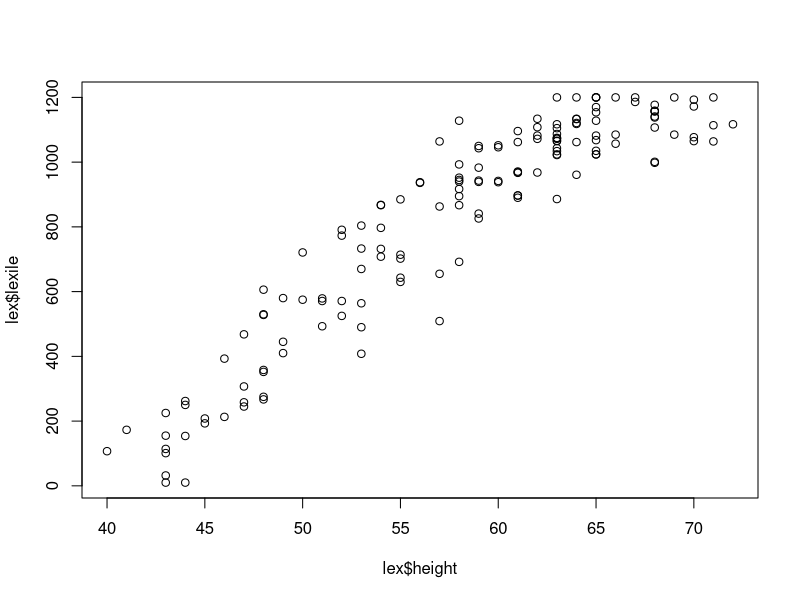
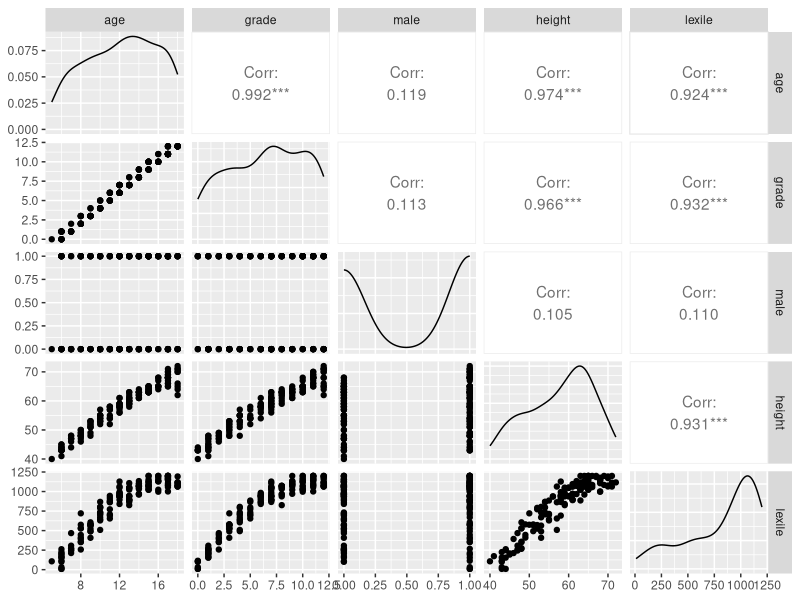
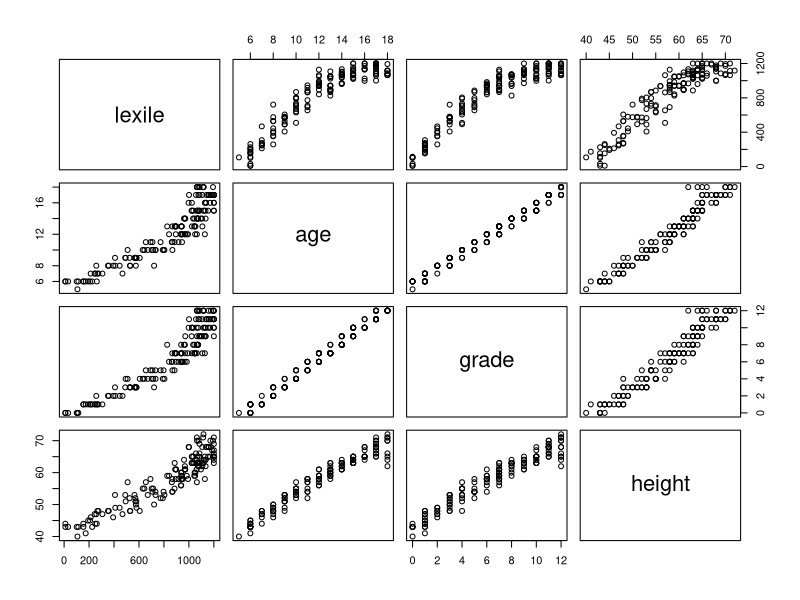
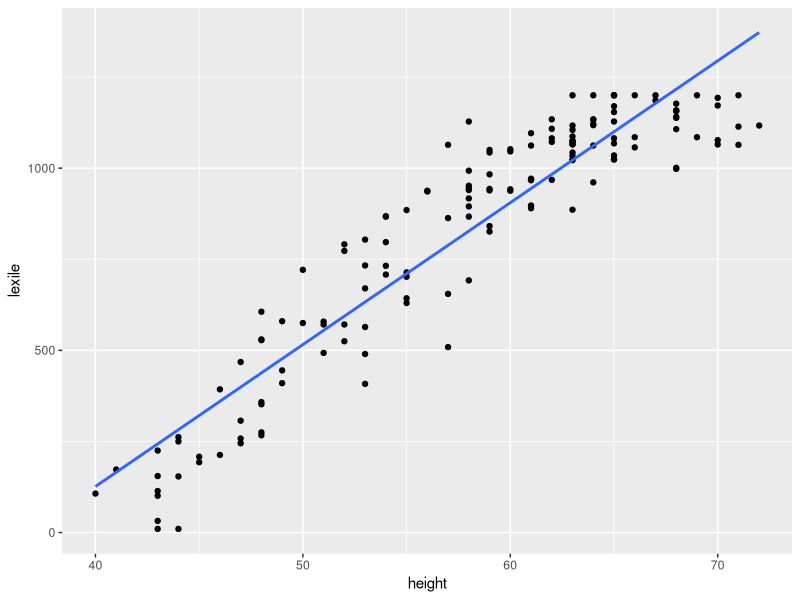
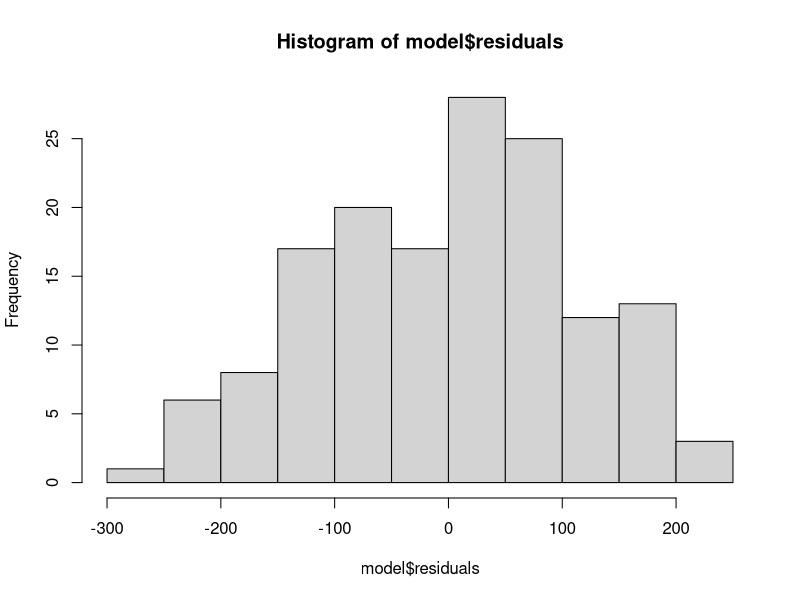
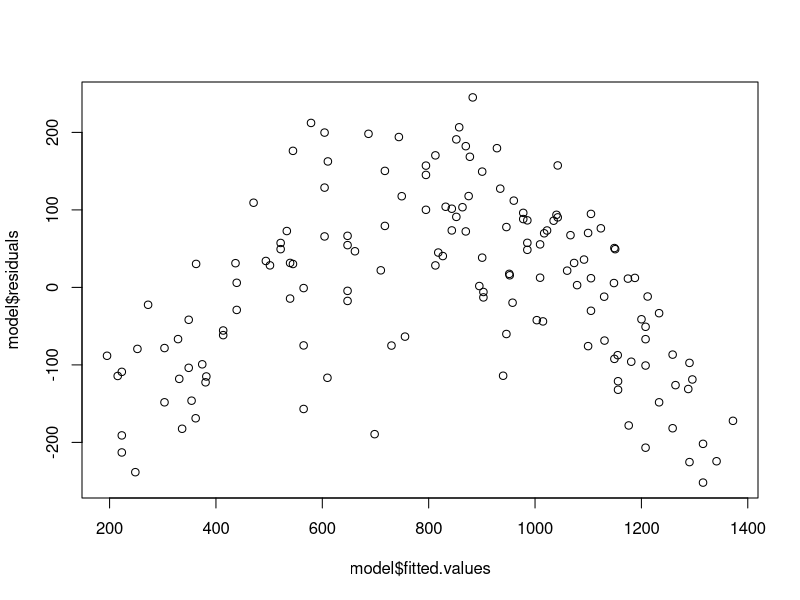
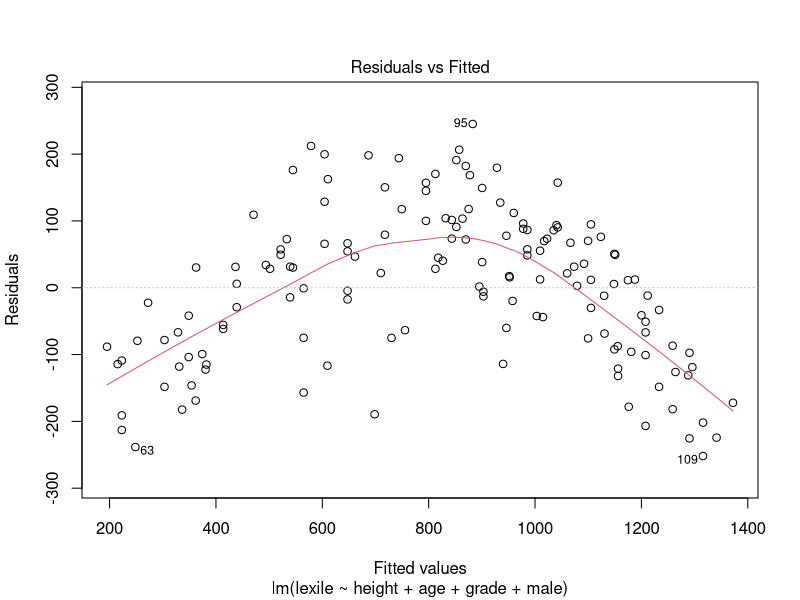
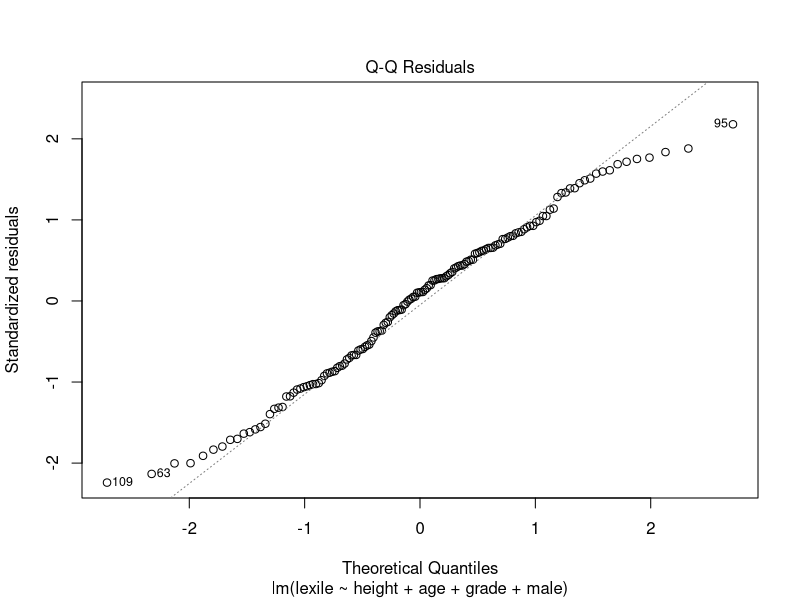

R code for these plots, in order: (Note: this script raises an error after producing the figures.)
############################
# Name: Aiden Metz         #
# STAT 331: Handout 15     #
############################

setwd("C:/Users/student/Desktop/Stat331")
lex <- read.csv("lexile.csv")
plot(lex$height, lex$lexile)

cor(lex$height, lex$lexile) 
# Taller = older reading scores = older

install.packages("GGally")
GGally::ggpairs(lex)

cor(lex[,c(5, 1:4)])
pairs(lex[, c(5,1,2,4)])

library(ggplot2)
ggplot(lex, aes(x=height, y=lexile)) +geom_point()+geom_smooth(method="lm", se=F)         

model <- lm(lexile~height, lex)
summary(model)

model <- lm(lexile~height+age+grade, lex)
summary(model)

model <- lm(lexile~height+age+grade+male, lex)
summary(model)
names(model)
hist(model$residuals)
plot(model$fitted.values, model$residuals)
plot(model)

plot(model$qr, model$residuals)

